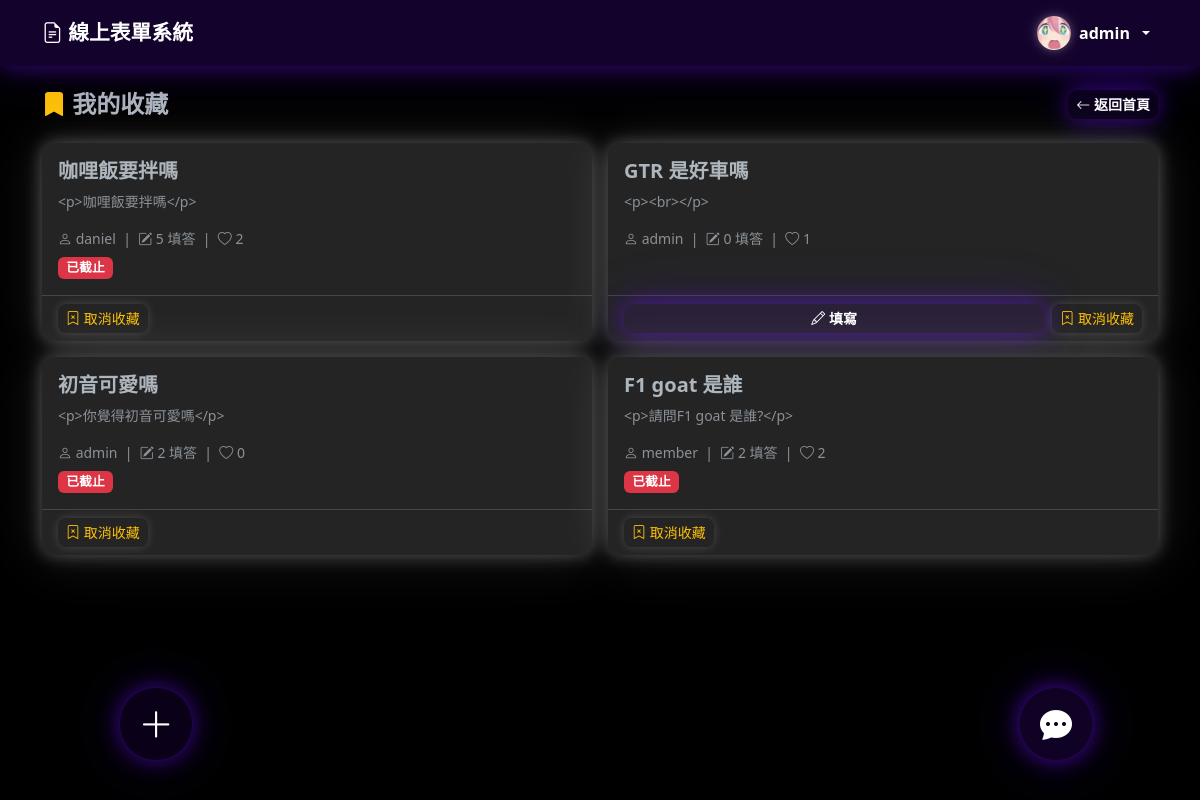
The app's page /member/bookmarks.php (signed in) with its own data.
### tables this page shows
CREATE TABLE `users` (
  `id` int(11) NOT NULL AUTO_INCREMENT,
  `username` varchar(50) NOT NULL,
  `password` varchar(255) NOT NULL,
  `email` varchar(100) NOT NULL,
  `role` enum('admin','member') DEFAULT 'member',
  `group_id` int(11) DEFAULT NULL,
  `avatar` varchar(255) DEFAULT NULL,
  `profile_bg` varchar(255) DEFAULT NULL,
  `created_at` timestamp NOT NULL DEFAULT current_timestamp(),
  `bio` text DEFAULT NULL,
  `profile_bg_ratio` tinyint(4) NOT NULL DEFAULT 7,
  PRIMARY KEY (`id`),
  UNIQUE KEY `username` (`username`),
  UNIQUE KEY `email` (`email`),
  KEY `group_id` (`group_id`),
  CONSTRAINT `users_ibfk_1` FOREIGN KEY (`group_id`) REFERENCES `groups` (`id`) ON DELETE SET NULL
);

CREATE TABLE `forms` (
  `id` int(11) NOT NULL AUTO_INCREMENT,
  `user_id` int(11) NOT NULL,
  `title` varchar(255) NOT NULL,
  `description` text DEFAULT NULL,
  `cover_image` varchar(255) DEFAULT NULL,
  `target_group` int(11) DEFAULT NULL,
  `start_date` datetime DEFAULT NULL,
  `end_date` datetime DEFAULT NULL,
  `allow_multiple` tinyint(1) DEFAULT 0,
  `is_published` tinyint(1) DEFAULT 0,
  `created_at` timestamp NOT NULL DEFAULT current_timestamp(),
  `show_stats` tinyint(1) DEFAULT 1,
  `anonymous_responses` tinyint(1) DEFAULT 0,
  `show_on_index` tinyint(1) NOT NULL DEFAULT 1,
  `response_scope` enum('all_members','club_members') NOT NULL DEFAULT 'all_members',
  `club_id` int(11) DEFAULT NULL,
  PRIMARY KEY (`id`),
  KEY `user_id` (`user_id`),
  KEY `target_group` (`target_group`),
  CONSTRAINT `forms_ibfk_1` FOREIGN KEY (`user_id`) REFERENCES `users` (`id`) ON DELETE CASCADE,
  CONSTRAINT `forms_ibfk_2` FOREIGN KEY (`target_group`) REFERENCES `groups` (`id`) ON DELETE SET NULL
);

### config/session.php (called while the page is built, shortened)
<?php
function isLoggedIn() {
    return isset($_SESSION['user_id']);
}
function assetUrl($path) {
    if (strpos($path, '/uploads/') === 0) {
        return APP_BASE . $path;
    }
    return $path;
}

### member/bookmarks.php (the view, shortened to what this page needs)
<?php
require_once '../config/session.php';
require_once '../config/db.php';
$user_id = $_SESSION['user_id'];
$now = date('Y-m-d H:i:s');
$stmt = mysqli_prepare($conn, "
    SELECT f.id, f.title, f.description, f.end_date, f.is_published,
           u.username AS author,
           fb.created_at AS bookmarked_at,
           COALESCE(fr.response_count, 0) AS response_count,
           COALESCE(fl.like_count, 0) AS like_count
    FROM form_bookmarks fb
    JOIN forms f ON fb.form_id = f.id
    JOIN users u ON f.user_id = u.id
    LEFT JOIN (SELECT form_id, COUNT(*) AS response_count FROM form_responses GROUP BY form_id) fr ON f.id = fr.form_id
    LEFT JOIN (SELECT form_id, COUNT(*) AS like_count FROM form_likes GROUP BY form_id) fl ON f.id = fl.form_id
    WHERE fb.user_id = ?
    ORDER BY fb.created_at DESC
");
mysqli_stmt_bind_param($stmt, 'i', $user_id);
mysqli_stmt_execute($stmt);
$forms = mysqli_stmt_get_result($stmt);
require_once '../config/header.php';
?>
<div class="d-flex justify-content-between align-items-center mb-4">
    <h4 class="fw-bold mb-0"><i class="bi bi-bookmark-fill text-warning"></i> 我的收藏</h4>
    <a href="<?= REL_BASE ?>index.php" class="btn btn-glow-primary btn-sm">
        <i class="bi bi-arrow-left"></i> 返回首頁
    </a>
</div>
<?php if (mysqli_num_rows($forms) === 0): ?>
    <div class="text-center py-5 text-muted">
        <i class="bi bi-bookmark" style="font-size:3rem;"></i>
        <p class="mt-3">尚未收藏任何表單</p>
        <a href="<?= REL_BASE ?>index.php" class="btn btn-glow-primary btn-sm">去探索表單</a>
    </div>
<?php else: ?>
    <div class="row g-3">
        <?php while ($form = mysqli_fetch_assoc($forms)): ?>
        <div class="col-md-6">
            <div class="card h-100">
                <div class="card-body">
                    <h5 class="fw-bold"><?= htmlspecialchars($form['title']) ?></h5>
                    <?php if ($form['description']): ?>
                        <p class="text-muted small"><?= htmlspecialchars(mb_substr($form['description'], 0, 80)) ?><?= mb_strlen($form['description']) > 80 ? '...' : '' ?></p>
                    <?php endif; ?>
                    <div class="text-muted small">
                        <i class="bi bi-person"></i> <?= htmlspecialchars($form['author']) ?>
                        &nbsp;|&nbsp;
                        <i class="bi bi-pencil-square"></i> <?= $form['response_count'] ?> 填答
                        &nbsp;|&nbsp;
                        <i class="bi bi-heart"></i> <?= $form['like_count'] ?>
                    </div>
                    <?php if (!$form['is_published']): ?>
                        <span class="badge bg-secondary mt-2">未發布</span>
                    <?php elseif ($form['end_date'] && $form['end_date'] < $now): ?>
                        <span class="badge bg-danger mt-2">已截止</span>
                    <?php endif; ?>
                </div>
                <div class="card-footer bg-transparent d-flex gap-2">
                    <?php if ($form['is_published'] && (!$form['end_date'] || $form['end_date'] >= $now)): ?>
                    <a href="<?= REL_BASE ?>form_view.php?id=<?= $form['id'] ?>" class="btn btn-glow-primary btn-sm flex-grow-1">
                        <i class="bi bi-pencil"></i> 填寫
                    </a>
                    <?php endif; ?>
                    <button class="btn btn-outline-warning btn-sm btn-remove-bookmark" data-id="<?= $form['id'] ?>">
                        <i class="bi bi-bookmark-x"></i> 取消收藏
                    </button>
                </div>
            </div>
        </div>
        <?php endwhile; ?>
    </div>
<?php endif; ?>
<?php require_once '../config/footer.php'; ?>

### config/header.php (shortened to what this page needs)
<?php
require_once __DIR__ . '/session.php';
?>
<!DOCTYPE html>
<html lang="zh-TW" id="html-root">
<head>
    <link rel="stylesheet" href="https://cdn.jsdelivr.net/npm/bootstrap@5.3.0/dist/css/bootstrap.min.css">
    <link rel="stylesheet" href="https://cdn.jsdelivr.net/npm/bootstrap-icons@1.10.5/font/bootstrap-icons.css">
    <link rel="stylesheet" href="<?= REL_BASE ?>css/style.css?v=<?= filemtime($_SERVER['DOCUMENT_ROOT'] . APP_BASE . '/css/style.css') ?>">
    <link rel="stylesheet" href="https://cdn.quilljs.com/1.3.7/quill.snow.css">
</head>
<body>
<nav class="navbar navbar-expand-lg navbar-dark bg-primary sticky-top">
    <div class="container">
        <a class="navbar-brand fw-bold" href="<?= REL_BASE ?>index.php">
            <i class="bi bi-file-earmark-text"></i> 線上表單系統
        </a>
        <div class="collapse navbar-collapse" id="navbarNav">
            <ul class="navbar-nav align-items-center">
                <?php if (isLoggedIn()):
                    $uid = $_SESSION['user_id'];
                    $nav_avatar = null;
                    if (isset($conn)) {
                        $nav_row = mysqli_fetch_assoc(mysqli_query($conn, "SELECT avatar FROM users WHERE id = $uid"));
                        $nav_avatar = $nav_row['avatar'] ?? null;
                    }
                ?>
                <li class="nav-item dropdown">
                    <a class="nav-link dropdown-toggle d-flex align-items-center gap-2 py-2" href="#" data-bs-toggle="dropdown" data-bs-auto-close="outside">
                        <?php if (!empty($nav_avatar)): ?>
                            <img src="<?= htmlspecialchars(assetUrl($nav_avatar)) ?>" class="site-avatar"
                                 style="width:34px;height:34px;border-radius:50%;object-fit:cover;" alt="">
                        <?php endif; ?>
                        <span class="fw-semibold" style="font-size:1rem;"><?= htmlspecialchars($_SESSION['username']) ?></span>
                    </a>
                </li>
                <?php endif; ?>
            </ul>
        </div>
    </div>
</nav>
<div class="container mt-4">

### css/style.css (style rules this page uses)
:root { --glow-bg-alpha: 0.10; --glow-near-px: 22px; --glow-near-alpha: 0.55; --glow-far-px: 55px; --glow-far-alpha: 0.22; --glow-hover-near-px: 30px; --glow-hover-near-alpha: 0.78; --glow-hover-far-px: 70px; --glow-hover-far-alpha: 0.35; --glow-card-dark-near-px: 18px; --glow-card-dark-near-alpha: 0.30; --glow-card-dark-far-alpha: 0.13; --glow-sm-near-px: 10px; --glow-sm-near-alpha: 0.55; --glow-sm-far-px: 22px; --glow-sm-far-alpha: 0.22; --glow-white-near-px: 10px; --glow-white-near-alpha: 0.22; --glow-white-far-px: 28px; --glow-white-far-alpha: 0.09; --glow-white-hover-near-px: 16px; --glow-white-hover-near-alpha: 0.35; --glow-white-hover-far-px: 40px; --glow-white-hover-far-alpha: 0.14; }
body { background-color: var(--bs-body-bg, #f8f9fa); }
.navbar-brand { font-size: 1.3rem; }
.card { border: none; box-shadow: 0 6px 28px rgba(0,0,0,0.18), 0 2px 6px rgba(0,0,0,0.10); border-radius: 12px; background-color: #ffffff; }
.btn { border-radius: 8px; border: none !important; box-shadow: 0 2px 8px rgba(0,0,0,0.15), 0 1px 3px rgba(0,0,0,0.08); transition: box-shadow .2s ease, transform .15s ease; }
[data-bs-theme="dark"] .btn { box-shadow: 0 0 8px rgba(255,255,255,0.13), 0 0 20px rgba(255,255,255,0.05) !important; }
.badge { font-size: 0.8rem; }
html[data-bs-theme="dark"], html[data-bs-theme="dark"] body { background-color: #000000 !important; --bs-body-bg: #000000; }
[data-bs-theme="dark"] .card:not([class*="bg-"]) { background-color: #242424 !important; border: none !important; box-shadow: 0 0 var(--glow-card-dark-near-px) rgba(255,255,255,var(--glow-card-dark-near-alpha)), 0 0 var(--glow-far-px) rgba(255,255,255,var(--glow-card-dark-far-alpha)) !important; }
.navbar.bg-primary { background: rgba(var(--bs-primary-rgb, 13,110,253), 0.18) !important; backdrop-filter: blur(14px); -webkit-backdrop-filter: blur(14px); box-shadow: 0 2px var(--glow-near-px) rgba(var(--bs-primary-rgb, 13,110,253), 0.40), 0 1px var(--glow-far-px) rgba(var(--bs-primary-rgb, 13,110,253), 0.18) !important; }
.navbar.bg-primary .nav-link, .navbar.bg-primary .navbar-brand { color: var(--bs-primary-nav-text, var(--bs-primary-text, #fff)) !important; }
.site-avatar { box-shadow: 0 2px 10px rgba(0,0,0,0.22), 0 0 6px rgba(0,0,0,0.10); transition: box-shadow .2s ease; }
[data-bs-theme="dark"] .site-avatar { box-shadow: 0 0 10px rgba(255,255,255,0.28), 0 0 22px rgba(255,255,255,0.10) !important; }
.btn.btn-glow-primary, .btn.btn-glow-green, .btn.btn-glow-red, .btn.btn-glow-cyan, .btn.btn-glow-amber, [data-bs-theme="dark"] .btn.btn-glow-primary, [data-bs-theme="dark"] .btn.btn-glow-green, [data-bs-theme="dark"] .btn.btn-glow-red, [data-bs-theme="dark"] .btn.btn-glow-cyan, [data-bs-theme="dark"] .btn.btn-glow-amber { color: #fff !important; border: none !important; border-radius: 10px; font-weight: 600; background: rgba(var(--glow-rgb), var(--glow-bg-alpha)) !important; box-shadow: 0 0 var(--glow-near-px) rgba(var(--glow-rgb), var(--glow-near-alpha)), 0 0 var(--glow-far-px) rgba(var(--glow-rgb), var(--glow-far-alpha)) !important; transition: transform .2s ease, box-shadow .2s ease; }
.btn.btn-glow-primary { --glow-rgb: var(--bs-primary-rgb, 13,110,253); }

### config/_card_anim.php (style rules this page uses)
.card { transition: transform 0.28s ease, box-shadow 0.28s ease; will-change: transform; }

### records on screen
users: avatar (picture)
forms: title "咖哩飯要拌嗎", description "<p>咖哩飯要拌嗎</p>", user.username "daniel", response_count "5", like_count "2", is_published "已截止"
forms: title "GTR 是好車嗎", description "<p><br></p>", user.username "admin", response_count "0", like_count "1"
forms: title "初音可愛嗎", description "<p>你覺得初音可愛嗎</p>", user.username "admin", response_count "2", like_count "0", is_published "已截止"
forms: title "F1 goat 是誰", description "<p>請問F1 goat 是誰?</p>", user.username "member", response_count "2", like_count "2", is_published "已截止"

### other values on screen
$_SESSION['username'] "admin"
